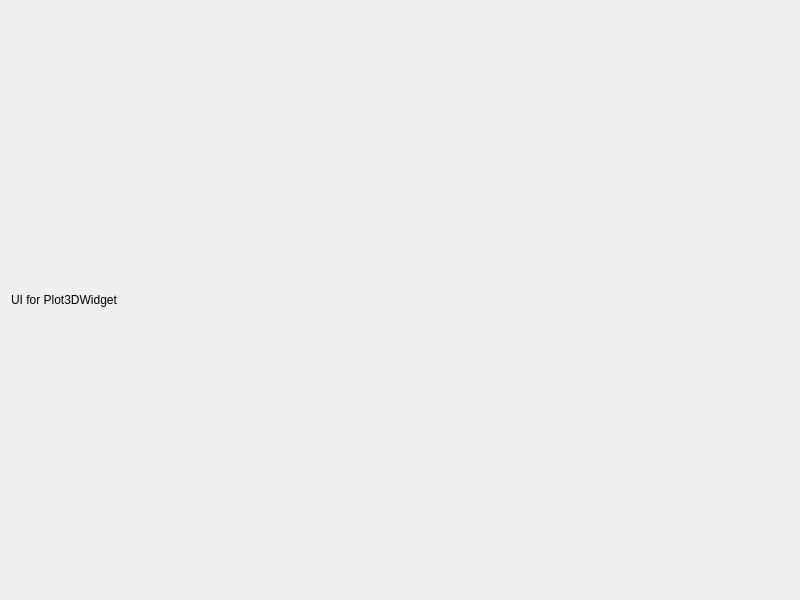
<?xml version="1.0" encoding="UTF-8"?>
<ui version="4.0">
 <class>Plot3DWidget</class>
 <widget class="QWidget" name="plot3DWidget">
  <property name="geometry">
   <rect>
    <x>0</x>
    <y>0</y>
    <width>800</width>
    <height>600</height>
   </rect>
  </property>
  <property name="windowTitle">
   <string>Plot D Widget</string>
  </property>
  <layout class="QVBoxLayout" name="verticalLayout">
   <item>
    <widget class="QLabel" name="label">
     <property name="text">
      <string>UI for Plot3DWidget</string>
     </property>
    </widget>
   </item>
  </layout>
 </widget>
 <resources/>
 <connections/>
</ui>
